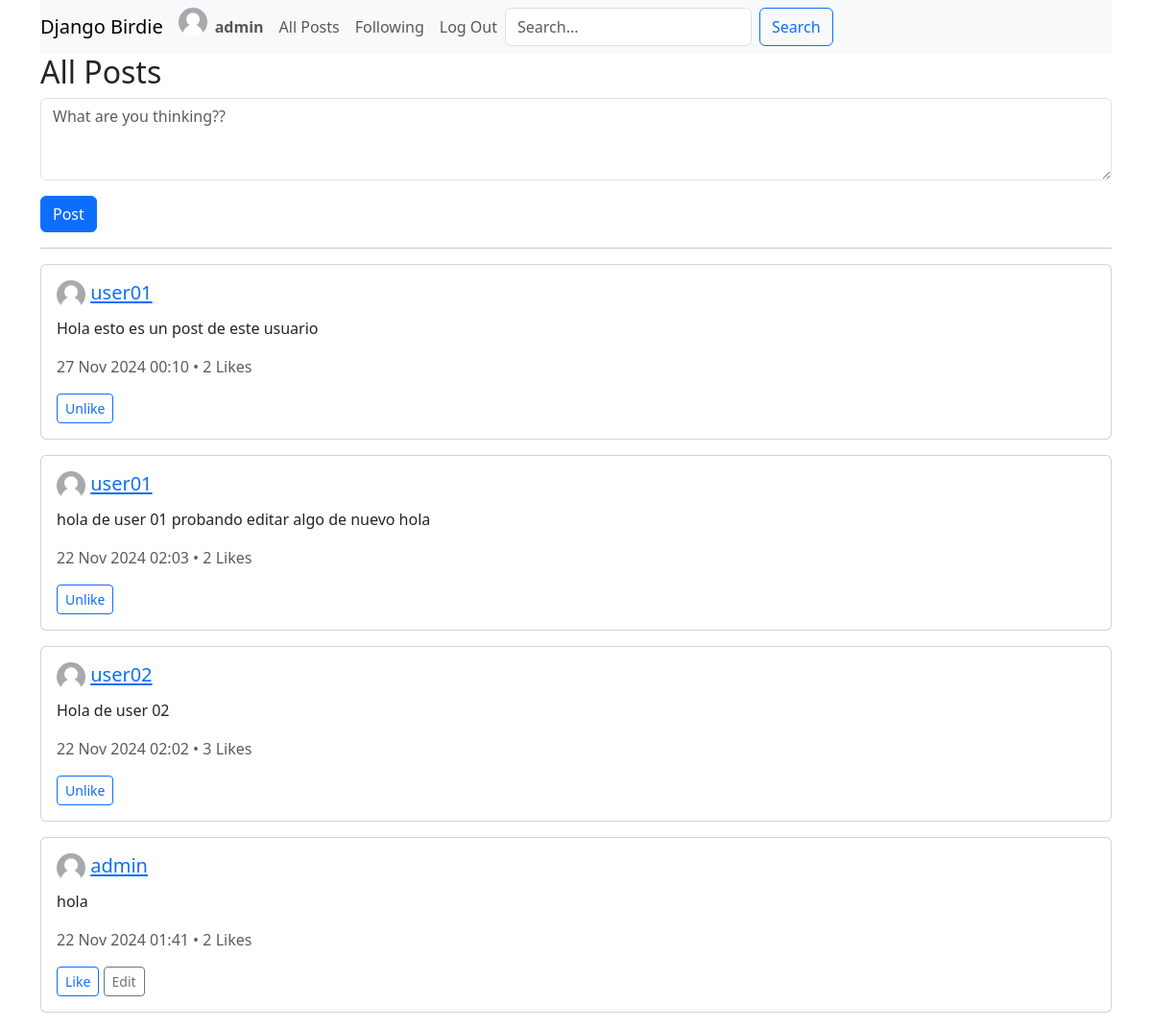
/ (signed in), run on the app's committed database.
### network/models.py (models this page shows, shortened)
class User(AbstractUser):
    first_name = models.CharField(max_length=30)
    last_name = models.CharField(max_length=30)
    profile_picture = models.ImageField(upload_to='profile_pictures/', null=True, blank=True, default='user/default_profile.jpg')
    followers = models.ManyToManyField(
        'self', related_name='following', symmetrical=False, blank=True
    )

class Post(models.Model):
    user = models.ForeignKey(User, on_delete=models.CASCADE, related_name="posts")
    content = models.TextField(max_length=280)
    created_at = models.DateTimeField(auto_now_add=True)
    likes = models.ManyToManyField(User, related_name="liked_posts", blank=True)
    def like_count(self):
        return self.likes.count()

### network/views.py (the view)
# urls.py: path("", views.index, name="index"),
@login_required
def index(request):
    if request.method == "POST" and request.user.is_authenticated:
        form = PostForm(request.POST)
        if form.is_valid():
            new_post = form.save(commit=False)
            new_post.user = request.user
            new_post.save()
    posts = Post.objects.all().order_by('-created_at')
    paginator = Paginator(posts, 10)
    page_number = request.GET.get('page')
    page_obj = paginator.get_page(page_number)
    for post in page_obj:
        post.is_liked_by_user = request.user in post.likes.all()
    return render(request, "network/index.html", {
        "form": PostForm(),
        "posts": page_obj,
    })

### network/forms.py
class PostForm(forms.ModelForm):
    class Meta:
        model = Post
        fields = ['content']
        widgets = {
            'content': forms.Textarea(attrs={'class': 'form-control', 'rows': 3, 'placeholder': 'What are you thinking??'}),
        }
        labels = {
            'content': '',
        }

### network/templatetags/extras.py (called while the page is built)
@register.filter
def profile_picture_or_default(profile_picture):
    if profile_picture:
        return profile_picture.url
    return '/static/network/user/default_profile.jpg'

### network/templates/network/index.html (shortened to what this page needs)
{% extends "network/layout.html" %}
{% load extras %}
{% block body %}
<h2>All Posts</h2>
{% if user.is_authenticated %}
<form method="post">
    {{ form.as_p }}
    <button type="submit" class="btn btn-primary">Post</button>
</form>
<hr>
{% endif %}
<div>
    {% for post in posts %}
    <div class="card mb-3">
        <div class="card-body">
            <h5 class="card-title">
                <img src="{{ user.profile_picture|profile_picture_or_default }}" alt="Profile Picture" class="rounded-circle" width="30" height="30">
                <a href="{% url 'profile' post.user.username %}">
                    {{ post.user.username }}
                </a>
            </h5>
            <p class="card-text post-content" data-post-id="{{ post.id }}">{{ post.content }}</p>
            <p class="card-text text-muted">
                {{ post.created_at|date:"d M Y H:i" }} •
                <span class="like-count" data-post-id="{{ post.id }}">{{ post.like_count }}</span> Likes
            </p>
            <button
                class="btn btn-sm btn-outline-primary like-btn"
                data-post-id="{{ post.id }}"
                data-liked="{{ post.is_liked_by_user }}">
                {% if post.is_liked_by_user %}
                    Unlike
                {% else %}
                    Like
                {% endif %}
            </button>
            {% if post.user == user %}
                <button
                    class="btn btn-sm btn-outline-secondary edit-btn"
                    data-post-id="{{ post.id }}">
                    Edit
                </button>
            {% endif %}
        </div>
    </div>
    {% endfor %}
</div>
{% endblock %}

### network/templates/network/layout.html (shortened to what this page needs)
{% load static %}
{% load extras %}
<!DOCTYPE html>
<html lang="en">
    <head>
        <head>
            <link rel="stylesheet" href="{% static 'network/vendor/bootstrap/css/bootstrap.min.css' %}">
            <link href="{% static 'network/css/styles.css' %}" rel="stylesheet">
        </head>
    </head>
    <body>
        <div class="container">
            <nav class="navbar navbar-expand-lg navbar-light bg-light">
                <a class="navbar-brand" href="{% url 'index' %}">Django Birdie</a>
                <div>
                    <ul class="navbar-nav mr-auto">
                        {% if user.is_authenticated %}
                                <img src="{{ user.profile_picture|profile_picture_or_default }}" alt="Profile Picture" class="rounded-circle" width="30" height="30">
                            <li class="nav-item">
                                <a class="nav-link" href="#"><strong>{{ user.username }}</strong></a>
                            </li>
                        {% endif %}
                        <li class="nav-item">
                        <a class="nav-link" href="{% url 'index' %}">All Posts</a>
                        </li>
                        {% if user.is_authenticated %}
                            <li class="nav-item">
                                <a class="nav-link" href="{% url 'following' %}">Following</a>
                            </li>
                            <li class="nav-item">
                                <a class="nav-link" href="{% url 'logout' %}">Log Out</a>
                            </li>
                        {% endif %}
                        <form method="get" action="{% url 'search' %}" class="d-flex">
                            <input type="text" name="q" class="form-control me-2" placeholder="Search...">
                            <button class="btn btn-outline-primary" type="submit">Search</button>
                        </form>
                    </ul>
                </div>
            </nav>
            <div class="body">
                {% block body %}
                {% endblock %}
            </div>
        </div>
    </body>
</html>

### data on the page
User: username "admin"
Post: user.username "user01", content "Hola esto es un post de este usuario", created_at "27 Nov 2024 00:10", like_count "2", shows "Unlike"
Post: user.username "user01", content "hola de user 01 probando editar algo de nuevo hola", created_at "22 Nov 2024 02:03", like_count "2", shows "Unlike"
Post: user.username "user02", content "Hola de user 02", created_at "22 Nov 2024 02:02", like_count "3", shows "Unlike"
Post: user.username "admin", content "hola", created_at "22 Nov 2024 01:41", like_count "2", shows "Like"
